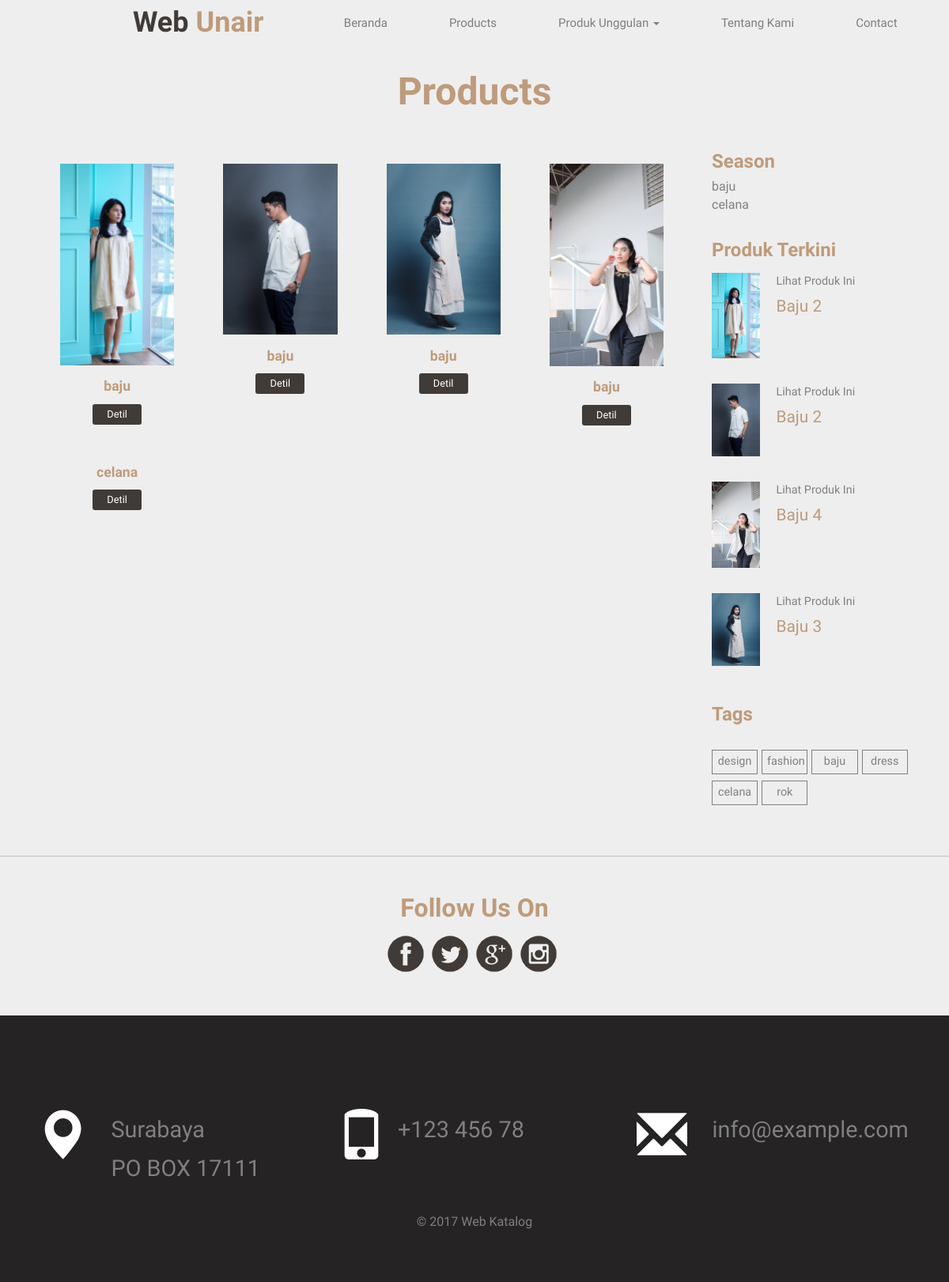
/products.php, run on the app's committed database.
### tables this page shows
CREATE TABLE `tb_gallery` (
  `g_id_gallery` int(11) NOT NULL,
  `g_nama_produk` varchar(253) NOT NULL,
  `g_category` varchar(253) NOT NULL,
  `g_deskripsi` text NOT NULL
);

CREATE TABLE `tb_category` (
  `p_id_category` int(11) UNSIGNED NOT NULL,
  `c_nama_kategori` varchar(254) NOT NULL
);

### products.php (the view, shortened to what this page needs)
<?php
include('koneksi.php');
$query= "select * from tb_gallery g  join tb_prod_gallery p on g.g_id_gallery = p.g_id_gallery  join tb_category c on c.p_id_category=g.g_category group by g.g_id_gallery";
$result = $dbh->query($query)->fetchAll();
$query_category="select * from tb_category limit 5";
$result_cat = $dbh->query($query_category)->fetchAll();
$query_same = "select * from tb_gallery g  join tb_prod_gallery p on g.g_id_gallery = p.g_id_gallery  join tb_category c on c.p_id_category=g.g_category   group by g.g_id_gallery order by rand() desc limit 4";
$result_same = $dbh->query($query_same)->fetchAll();
?>
<!DOCTYPE html>
<html>
<head>
<link href="css/bootstrap-3.1.1.min.css" rel='stylesheet' type='text/css' />
<link href="css/style.css" rel="stylesheet" type="text/css" media="all" />
</head>
<body>
 <div class="header">
            <div class="container">
                <div class="head-top">
                    <div class="n-avigation">
                        <nav class="navbar nav_bottom" role="navigation">
                            <div class="navbar-header nav_2">
                            </div>
                            <div class="collapse navbar-collapse" id="bs-megadropdown-tabs">
                                <ul class="nav navbar-nav nav_1">
                                    <div class="col-sm-4 logo animated wow fadeInLeft" data-wow-delay=".5s">
                                        <h1><a href="index.php">Web  <span>Unair</span></a></h1> </div>
                                    <li><a href="index.php">Beranda</a></li>
                                    <li><a href="products.php">Products</a></li>
                                    <li class="dropdown">
                                        <a href="#" class="dropdown-toggle" data-toggle="dropdown">Produk Unggulan <b class="caret"></b></a>
                                    </li>
                                    <li><a href="tentang.html">Tentang Kami</a></li>
                                    <li class="last"><a href="contact.php">Contact</a></li>
                                </ul>
                            </div>
                        </nav>
                    </div>
                    <link href="css/popuo-box.css" rel="stylesheet" type="text/css" media="all" />
                </div>
            </div>
        </div>
<div class="products">
	<div class="container">
		<h2>Products</h2>
		<div class="col-md-9">
           <div class="content-top1">
                    <?php foreach($result as $r){ ?>
                       <div class="col-md-3 col-md2 animated wow fadeInLeft" data-wow-delay=".5s">
                            <div class="col-md1 simpleCart_shelfItem">
                                <a href="sess_as.php?id=<?php echo $r['g_id_gallery']; ?>">
							<img class="img-responsive" src="g4j4h_duduk/<?php echo $r['p_tmp_pict']; ?>" alt="" />
						</a>
                                <h3><a href="sess_as.php?id=<?php echo $r['g_id_gallery']; ?>"><?php echo $r['c_nama_kategori']; ?></a></h3>
                                <div class="price"> <a href="sess_as.php?id=<?php echo $r['g_id_gallery']; ?>" class="item_add">Detil</a>
                                </div>
                            </div>
                        </div>
                        <?php } ?>
                            			<div class="clearfix"> </div>
                           		</div>
		</div>
		<div class="col-md-3 product-bottom">
				<div class=" rsidebar span_1_of_left">
                    <h3 class="cate">Season</h3>
							<ul class="menu-drop">
                                 <?php foreach($result_cat as $rc){ ?>
							<a class="ar" href="sess_kategori.php?id=<?php echo $rc['p_id_category']; ?>"><?php echo $rc['c_nama_kategori']; ?></a>
							<br>
							<?php } ?>
						</ul>
					</div>
				<div class="product-bottom">
						<h3 class="cate">Produk Terkini</h3>
                    <?php foreach($result_same as $rs){ ?>
					<div class="product-go">
						<div class=" fashion-grid">
							<a href="sess_as.php?id=<?php echo $rs['g_id_gallery']; ?>"><img class="img-responsive " src="g4j4h_duduk/<?php echo $rs['p_tmp_pict']; ?>" alt=""></a>
						</div>
						<div class=" fashion-grid1">
							<h6 class="best2"><a href="sess_as.php?id=<?php echo $rs['g_id_gallery']; ?>" >Lihat Produk Ini  </a></h6>
							<span class=" price-in1"> <?php echo $rs['g_nama_produk']; ?></span>
						</div>
						<div class="clearfix"> </div>
					</div>
						<?php } ?>
				</div>
<div class="tag">
						<h3 class="cate">Tags</h3>
					<div class="tags">
						<ul>
							<li><a href="#">design</a></li>
							<li><a href="#">fashion</a></li>
							<li><a href="#">baju</a></li>
							<li><a href="#">dress</a></li>
							<li><a href="#">celana</a></li>
							<li><a href="#">rok</a></li>
						<div class="clearfix"> </div>
						</ul>
				</div>
			</div>
		</div>
		<div class="clearfix"> </div>
	</div>
</div>
<div class="footer">
	 <div align="center" class="container">
                <div class="footer-top">
                    <div class="col-md-12 top-footer animated wow fadeInLeft" data-wow-delay=".5s">
                        <h3>Follow Us On</h3>
                        <div class="social-icons">
                            <ul class="social">
                                <li><a href="#"><i></i></a> </li>
                                <li><a href="#"><i class="facebook"></i></a></li>
                                <li><a href="#"><i class="google"></i> </a></li>
                                <li><a href="#"><i class="linked"></i> </a></li>
                            </ul>
                        </div>
                    </div>
                    <div class="clearfix"> </div>
                </div>
            </div>
		<div class="footer-bottom">
		<div class="container">
                    <div class="address">
					<div class=" address-more">
						<div class="col-md-4 address-grid">
							<i class="glyphicon glyphicon-map-marker"></i>
							<div class="address1">
								<p>Surabaya</p>
								<p>PO BOX 17111</p>
							</div>
							<div class="clearfix"> </div>
						</div>
						<div class="col-md-4 address-grid ">
							<i class="glyphicon glyphicon-phone"></i>
							<div class="address1">
								<p>+123 456 78</p>
							</div>
							<div class="clearfix"> </div>
						</div>
						<div class="col-md-4 address-grid ">
							<i class="glyphicon glyphicon-envelope"></i>
							<div class="address1">
								<p><a href="mailto:@example.com"> info@example.com</a></p>
							</div>
							<div class="clearfix"> </div>
						</div>
						<div class="clearfix"> </div>
					</div>
				</div>
                    <p class="footer-class animated wow fadeInUp animated" data-wow-delay=".5s" style="visibility: visible; animation-delay: 0.5s; animation-name: fadeInUp;"> © 2017 Web Katalog</p>
                </div>
	</div>
</div>
</body>
</html>

### css/style.css (style rules this page uses)
html,body { background:#eeeeee; font-size: 100%; font-family: 'Roboto-Regular'; }
body a { transition:0.5s all; -webkit-transition:0.5s all; -moz-transition:0.5s all; -o-transition:0.5s all; -ms-transition:0.5s all; }
ul { padding: 0; margin: 0; }
h1,h2,h3,h4,h5,h6,label,p { margin:0; }
html { -webkit-transition: background-color 1s; transition: background-color 1s; }
html, body { min-height: 100%; }
body { -webkit-transition: opacity 1s ease-in; transition: opacity 1s ease-in; }
.logo span { color: #be9b7b; }
.head-top { padding: 0.5em 0; }
.navbar { min-height:100%; margin-bottom:0; }
.navbar-nav { margin:0 auto; width:100%; }
.navbar-nav > li > a { padding: 10px 15px; text-align: center; color: #fff; font-weight: 100; font-size: 15px; }
.nav_bottom { background:none; }
ul.nav_1 { text-align: center; }
ul.nav_1 li { margin-right: 44px; float: none; display: inline-block; }
ul.nav_1 li a { color: #7e7e7e; }
ul.nav_1 li.last { margin-right:0; }
.logo { padding: 0 0em 0 2.5em; }
.logo h1 a { color: #403b37; font-size: 1em; text-decoration: none; font-family: 'Poiret One', cursive; font-weight:700; }
i.glyphicon.glyphicon-phone { margin: 0 4% 0 0; }
.item_add { color: #000; border:none; }
a.item_add { text-decoration: none; }
.glyphicon { line-height: normal; }
.col-md1 img { margin: 0 auto; }
.col-md1 h3 { font-size: 1.1em; line-height: 1.1em; text-align: center; margin: 1em 0 0.7em; color: #000; }
.col-md1 h3 a { color: #be9b7b; text-decoration: none; font-family: 'Poiret One', cursive; font-weight: 700; }
.price { text-align: center; }
.price a { color: #FFF; font-size: 0.8em; display: block; background-color: #403b37; padding: 0.3em 0.6em; border-radius: 3px; text-decoration: none; width: 43%; margin: 0 auto; }
.col-md1 { padding: 1em; background-color: #eee; }
.top-footer h3 { font-size: 2em; color: #be9b7b; margin: 0 0 0.5em; font-family: 'Poiret One', cursive; font-weight:700; }
.footer { border-top: 1px solid #BDBDBD; }
.footer-top { padding: 3em 0 ; }
p.footer-class { font-size: 1em; color: grey; margin: 2em 0 0; text-align:center; }
.footer-bottom { padding: 4em 0; background:#252323; }
.address-grid i { color:#fff; font-size:4em; float: left; margin: 0 9% 0 0; display: inline-block; }
.address1 { float: left; margin-top: 0.5em; }
.address1 p { font-size:1.8em; color: grey; line-height: 1.7em; }
.address1 p a { text-decoration:none; color: grey; }
.address { padding: 3em 0 0; }
ul.social li i { display: inline-block; background: url(../image/img-sprite.png) no-repeat -8px -64px; width: 47px; height: 47px; margin: 0 5px 0 0; }
ul.social li i.facebook { background-position: -64px -64px; }
ul.social li i.linked { background-position: -121px -64px; }
ul.social li i.google { background-position: -176px -64px; }
ul.social li { display: inline-block; }
ul.social { padding:0; }
.products h2 { color:#be9b7b; font-size: 3em; text-align: center; margin: 0 0 1em; font-family: 'Poiret One', cursive; font-weight:700; }
.products { padding: 2em 0; }
h3.cate { color: #be9b7b; font-size: 1.5em; font-family: 'Poiret One', cursive; font-weight: 700; }
.rsidebar.span_1_of_left { margin-bottom: 2em; }
.menu-drop { width: auto; height: auto; padding: 0; list-style: none; margin: 0.5em 0; }
.fashion-grid { float:left; width: 24%; }
.fashion-grid1 { float: right; width: 68%; }
h6.best2 { font-size: 0.9em; line-height: 1.5em; }
h6.best2 a { color:grey; text-decoration: none; }
span.price-in1 { font-size: 1.3em; padding: 0.3em 0 0; display: block; color:#be9b7b; }
.product-go { padding: 1em 0; }
.tag { padding: 2em 0; }
.tags { padding: 1.5em 0 0; }
.tags ul li { display: inline-block; float:left; width: 22.8%; margin: 0.5em 2% 0 0; text-align: center; }
.tags li a { font-size: 0.9em; display:block; padding: 0.3em 0.4em; text-decoration: none; color: grey; border: 1px solid grey; }
.tags ul li:nth-child(4),.tags ul li:nth-child(8),.tags ul li:nth-child(12) { margin:0.5em 0 0; }

### products.php (style rules this page uses)
a.ar { color: grey; }

### data on the page
tb_gallery: shows a picture, tb_category.c_nama_kategori "baju", g_nama_produk "Baju 2"
tb_gallery: shows a picture, tb_category.c_nama_kategori "baju", g_nama_produk "Baju 2"
tb_gallery: shows a picture, tb_category.c_nama_kategori "baju", g_nama_produk "Baju 3"
tb_gallery: shows a picture, tb_category.c_nama_kategori "baju", g_nama_produk "Baju 4"
tb_gallery: tb_category.c_nama_kategori "celana"
tb_category: c_nama_kategori "baju"
tb_category: c_nama_kategori "celana"
